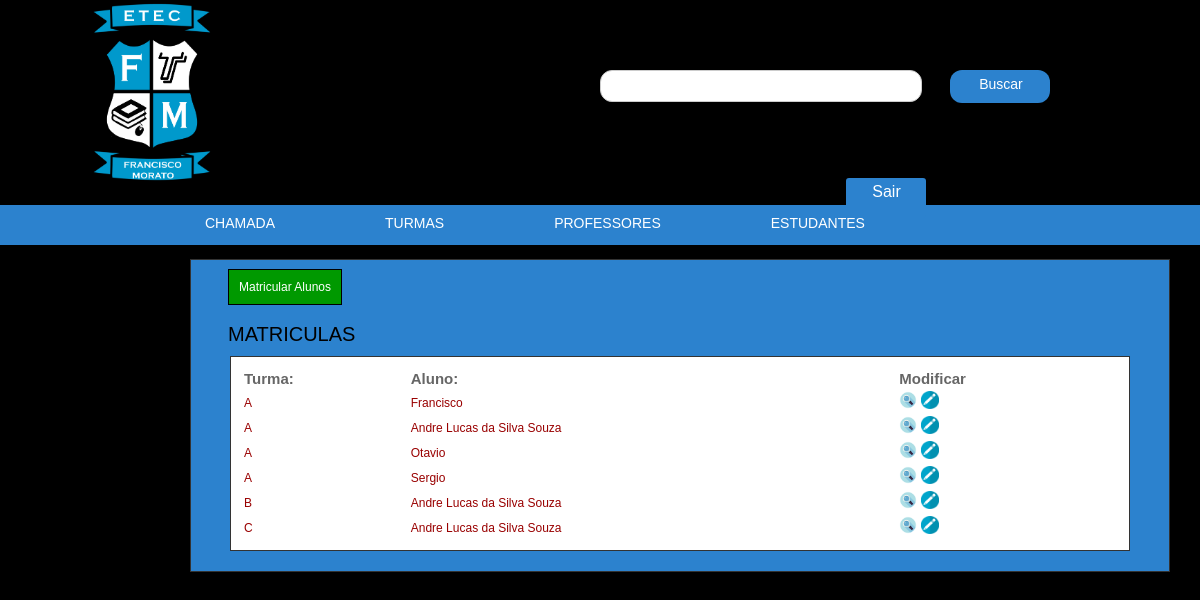
The page /admin/cursos_e_disciplinas.php?pg=matricula on the database its author committed.
### tables this page shows
CREATE TABLE `matricula` (
  `id_matricula` int(10) unsigned NOT NULL AUTO_INCREMENT,
  `id_turma` tinyint(3) unsigned DEFAULT NULL,
  `id_aluno` mediumint(8) unsigned DEFAULT NULL,
  `data_matricula` date NOT NULL,
  PRIMARY KEY (`id_matricula`),
  KEY `FK_turma_matricula` (`id_turma`),
  KEY `FK_aluno_matricula` (`id_aluno`),
  CONSTRAINT `FK_aluno_matricula` FOREIGN KEY (`id_aluno`) REFERENCES `aluno` (`id_aluno`),
  CONSTRAINT `FK_turma_matricula` FOREIGN KEY (`id_turma`) REFERENCES `turma` (`id_turma`)
);

CREATE TABLE `turma` (
  `id_turma` tinyint(3) unsigned NOT NULL AUTO_INCREMENT,
  `nome_turma` varchar(2) NOT NULL,
  `quantidade_alunos` tinyint(3) unsigned NOT NULL,
  `disponivel` bit(1) NOT NULL DEFAULT b'1',
  PRIMARY KEY (`id_turma`),
  KEY `idx_nome_turma` (`nome_turma`)
);

CREATE TABLE `inscricao` (
  `id_inscricao` mediumint(8) unsigned NOT NULL AUTO_INCREMENT,
  `data_inscricao` datetime NOT NULL,
  `nome_aluno` varchar(120) NOT NULL,
  `sexo_aluno` enum('MASCULINO','FEMININO','OUTRO') NOT NULL,
  `email` varchar(120) DEFAULT NULL,
  `telefone_responsavel` char(10) DEFAULT NULL,
  `celular_responsavel` char(11) DEFAULT NULL,
  `inscrito` bit(1) NOT NULL DEFAULT b'0',
  PRIMARY KEY (`id_inscricao`),
  UNIQUE KEY `email` (`email`),
  KEY `idx_data_inscricao` (`data_inscricao`),
  KEY `idx_nome_aluno` (`nome_aluno`)
);

### admin/cursos_e_disciplinas.php (the view, shortened to what this page needs)
<!DOCTYPE html PUBLIC "-//W3C//DTD XHTML 1.0 Transitional//EN" "http://www.w3.org/TR/xhtml1/DTD/xhtml1-transitional.dtd">
<html xmlns="http://www.w3.org/1999/xhtml">
<head>
	<link href="css/cursos_e_disciplinas.css" rel="stylesheet" type="text/css" />
</head>
<body>
	<?php require "topo.php"; ?>
	<div id="caixa_preta">
	</div>
	<?php if(@$_GET['pg'] == 'matricula'){ ?>
		<div id="box_disciplinas" title="Matricule os alunos">
			<a class="a2" href="cursos_e_disciplinas.php?pg=matricula&amp;cadastra=sim">Matricular Alunos</a>
			<br/><br/>
			<h1>
				MATRICULAS
			</h1>
			<?php $sql_consulta_matriculas = "SELECT * FROM matricula m INNER JOIN aluno a ON a.id_aluno = m.id_aluno INNER JOIN inscricao i ON i.id_inscricao = a.id_inscricao INNER JOIN turma t ON t.id_turma = m.id_turma ORDER BY t.nome_turma ASC";
			$resultado_consulta_matricula = mysqli_query($conexao, $sql_consulta_matriculas) or die(mysqli_error($conexao));
			if(mysqli_num_rows($resultado_consulta_matricula) == ''){
				echo "<h2>No momento não existe nenhuma matricula!</h2><br><br>";
			}else{?>
    			<table width="900" border="0">
      			<tr>
        			<td>
						<strong>Turma:</strong>
					</td>
        			<td>
						<strong>Aluno:</strong>
					</td>
					<td>
						<strong>Modificar</strong>
					</td>
      			</tr>
      			<?php while($resultado_consulta_matricula_valores = mysqli_fetch_assoc($resultado_consulta_matricula)){
					$nome_turma = $resultado_consulta_matricula_valores['nome_turma'];
					$nome_aluno = $resultado_consulta_matricula_valores['nome_aluno'];
					$cod_matricula = $resultado_consulta_matricula_valores['id_matricula'];?>
      				<tr>
        				<td>
							<h3><?php echo $nome_turma; ?></h3>
						</td>
        				<td>
							<h3><?php echo $nome_aluno; ?></h3>
						</td>
						<td style="color: #A00C0E">
							<a href="cursos_e_disciplinas.php?pg=matricula&amp;op=visualizar&=matricula<?php echo $cod_matricula; ?>" ><img title="Visualizar Matricula de <?php echo $nome_aluno; ?>" src="img/lupa_turma.png" width="18" height="18" border="0"></a>
							<a href="cursos_e_disciplinas.php?pg=matricula&amp;op=atualizar&matricula=<?php echo $cod_matricula; ?>"><img title="Atualizar Matricula de <?php echo $nome_aluno; ?>" src="img/editar.png" width="18" height="18" border="0"></a>
						</td
      				</tr>
      			<?php } ?>
    			</table>
			<?php } ?>
		</div>
	<?php } ?>
	<?php require "rodape.php"; ?>
</body>
</html>

### admin/topo.php (shortened to what this page needs)
<!DOCTYPE html PUBLIC "-//W3C//DTD XHTML 1.0 Transitional//EN" "http://www.w3.org/TR/xhtml1/DTD/xhtml1-transitional.dtd">
<html xmlns="http://www.w3.org/1999/xhtml">
<head>
	<?php require "../config.php"; ?>
	<link href="css/topo.css" rel="stylesheet" type="text/css" />
	<link href="../css/lightbox.css" rel="stylesheet" />
	<link rel="stylesheet" href="../jquery.superbox.css" type="text/css" media="all" />
</head>
<body bgcolor="#000">
	 <div id="box_topo">
 		<div id="logo">
  			<img src="../img/logoEtec.png" width="130"/>
 		</div>
 		<div id="campo_busca">
  			<form name="" method="post" action="" enctype="multipart/form-data">
   				<input type="text" name="key" /><input class="input" type="submit" name="search" value="Buscar" />
 			</form>
 		</div>
 		<div id="mostra_login">
			<a href="../config.php?pg=sair"> <input id="logout" class="input" type="submit" name="logout" value="Sair" /> </a>
 		</div>
	</div>
	<div id="box_menu">
 		<div id="menu_topo">
  			<ul>
   				<li> <a href="fazer_chamada.php">CHAMADA</a> </li>
   				<li><a href="">TURMAS</a>
				</li>
				<li>
					<a href="">PROFESSORES</a>
				</li>
				<li>
					<a href="">ESTUDANTES</a>
				</li>
 			</ul>
 		</div>
	</div>
</body>
</html>

### config.php (shortened to what this page needs)
<!DOCTYPE html PUBLIC "-//W3C//DTD XHTML 1.0 Transitional//EN" "http://www.w3.org/TR/xhtml1/DTD/xhtml1-transitional.dtd">
<html xmlns="http://www.w3.org/1999/xhtml">
<head>
</head>
<body>
</body>
</html>

### admin/rodape.php (shortened to what this page needs)
<!DOCTYPE html PUBLIC "-//W3C//DTD XHTML 1.0 Transitional//EN" "http://www.w3.org/TR/xhtml1/DTD/xhtml1-transitional.dtd">
<html xmlns="http://www.w3.org/1999/xhtml">
<head>
<link href="css/rodape.css" rel="stylesheet" type="text/css" />
</head>
<body>
</body>
</html>

### admin/css/cursos_e_disciplinas.css (style rules this page uses)
#caixa_preta { background:#000; width:980px; margin:18px auto; height:15px; }
#box_disciplinas { width:978px; background-color:#2C82CE; height:auto; float:left; text-align:left; margin:-20px 0 20px 190px; border:1px solid #333; padding: 20px 0px; }
#box_disciplinas .a2 { font:12px Arial, Helvetica, sans-serif; margin:30px 0 10px 37px; color:#FFF; background:#090; text-decoration:none; padding:10px; border:1px solid #000; }
#box_disciplinas h1 { font:20px Arial, Helvetica, sans-serif; margin:15px 0 10px 37px; color:#000; }
#box_disciplinas table { border:1px solid #333; padding:10px; background:#FFF; margin:0 0 10px 0; margin:auto; font:15px Arial, Helvetica, sans-serif; text-align:left; }
#box_disciplinas h3 { font:12px Arial, Helvetica, sans-serif; margin:2px 0 0 0; color:#900; }

### admin/css/topo.css (style rules this page uses)
body { padding:0; margin:0; }
#box_topo { width:900px; height:200px; margin:10px auto; }
#logo { width:320px; height:200px; float:left; margin:-10px 0 0 -160px; }
#campo_busca { width:450px; height:80px; float:right; margin:60px 0 -12px 0; }
#campo_busca input { float:left; padding:10px; width:300px; height:10px; border:1px solid #ccc; font-size: 18px; -moz-border-radius:10px; -webkit-border-radius:10px; border-radius:12px; }
#campo_busca .input { font:14px Arial, Helvetica, sans-serif; float:left; margin:0 0 0 28px; color: #fff; background-color: #2C82CE; width:100px; height:33px; border:0; padding:6px 14px 12px 16px; }
#mostra_login { width:450px; height:30px; float:right; margin:40px 0 -5px 0; }
#mostra_login a { top: -15px; color: #fff; text-decoration: none; margin:0 0 0 90px; padding:8px 14px 12px 16px; width:300px; height:6px; font:16px Arial, Helvetica, sans-serif; }
#logout { top: -20px; color: #fff; text-decoration: none; margin:0 0 0 29px; padding:0px 14px 12px 16px; width:80px; height:40px; font:16px Arial, Helvetica, sans-serif; border-radius:3px; border: none; background-color: #2C82CE; }
#box_menu { width:auto; background: #2C82CE; height:40px; margin:-17px auto; }
#menu_topo { width:980px; height:40px; margin:auto; }
#menu_topo ul { list-style:none; }
#menu_topo ul li { float:left; display:inline; padding: 0px 5px; margin-left: 0px; }
#menu_topo ul li a { float:left; color:#FFF; font:14px Arial, Helvetica, sans-serif; margin:0px 0 0 0; padding:10px 50px 13.5px 50px; text-transform:uppercase; text-decoration:none; }

### admin/css/rodape.css (style rules this page uses)
body { text-align:center; font:12px Arial, Helvetica, sans-serif; color:#666; }

### rows shown on the page
matricula: id_turma.nome_turma "A", inscricao.nome_aluno "Francisco"
matricula: id_turma.nome_turma "A", inscricao.nome_aluno "Andre Lucas da Silva Souza"
matricula: id_turma.nome_turma "A", inscricao.nome_aluno "Otavio"
matricula: id_turma.nome_turma "A", inscricao.nome_aluno "Sergio"
matricula: id_turma.nome_turma "B", inscricao.nome_aluno "Andre Lucas da Silva Souza"
matricula: id_turma.nome_turma "C", inscricao.nome_aluno "Andre Lucas da Silva Souza"
